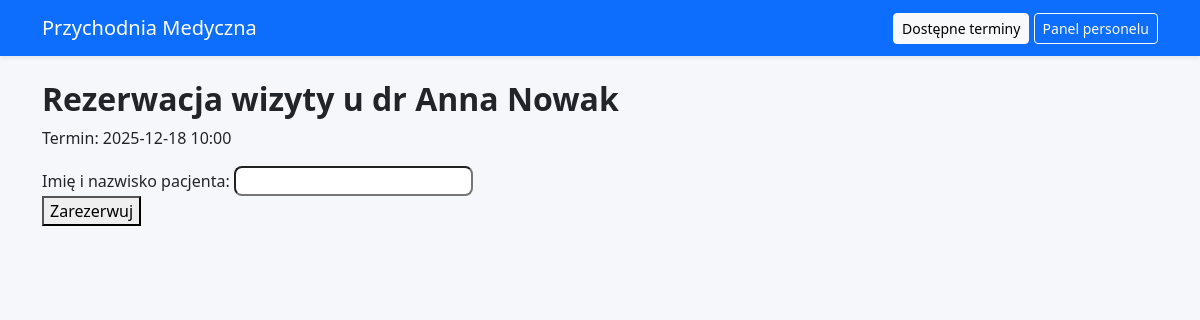
Screenshot of /reserve/1 (signed in) with the database file from the repository.
### tables this page shows
CREATE TABLE doctors (
    id INTEGER PRIMARY KEY AUTOINCREMENT,
    name TEXT NOT NULL,
    hours TEXT
);

CREATE TABLE appointments (
    id INTEGER PRIMARY KEY AUTOINCREMENT,
    doctor_id INTEGER,
    patient_id INTEGER,
    appointment_time TEXT,
    status TEXT DEFAULT 'wolny'
);

### app.py (the view)
    def wrapper(*args, **kwargs):
        if 'user_id' not in session:
            flash("Musisz się zalogować!", "danger")
            return redirect(url_for('login'))
        return view(*args, **kwargs)

### app.py (called while the page is built, shortened)
def login_required(view):
    def wrapper(*args, **kwargs):
        if 'user_id' not in session:
            flash("Musisz się zalogować!", "danger")
            return redirect(url_for('login'))
        return view(*args, **kwargs)
    wrapper.__name__ = view.__name__
    return wrapper

@app.route("/reserve/<int:appointment_id>", methods=["GET", "POST"])
@login_required
def reserve_appointment(appointment_id):
    conn = get_conn()
    appointment = conn.execute(
        "SELECT a.id, a.appointment_time, d.name AS doctor_name "
        "FROM appointments a JOIN doctors d ON a.doctor_id = d.id "
        "WHERE a.id=?", (appointment_id,)
    ).fetchone()
    conn.close()
    return render_template("reserve_form.html", appointment=appointment)

### database.py (called while the page is built)
def get_conn():
    conn = sqlite3.connect(DB_PATH)
    conn.row_factory = sqlite3.Row
    return conn

### templates/reserve_form.html
{% extends "base.html" %}
{% block content %}
<h2>Rezerwacja wizyty u {{ appointment.doctor_name }}</h2>
<p>Termin: {{ appointment.appointment_time }}</p>
<form method="POST">
    <div>
        <label>Imię i nazwisko pacjenta:</label>
        <input type="text" name="name" required>
    </div>
    <button type="submit">Zarezerwuj</button>
</form>
{% endblock %}

### static/css/style.css (style rules this page uses)
body { background: #f5f7fb; }
h1, h2, h3 { font-weight: 600; }
input, select, textarea { border-radius: 8px !important; }

### rows the page displays
doctors: doctor_name "dr Anna Nowak"
appointments: appointment_time "2025-12-18 10:00"
